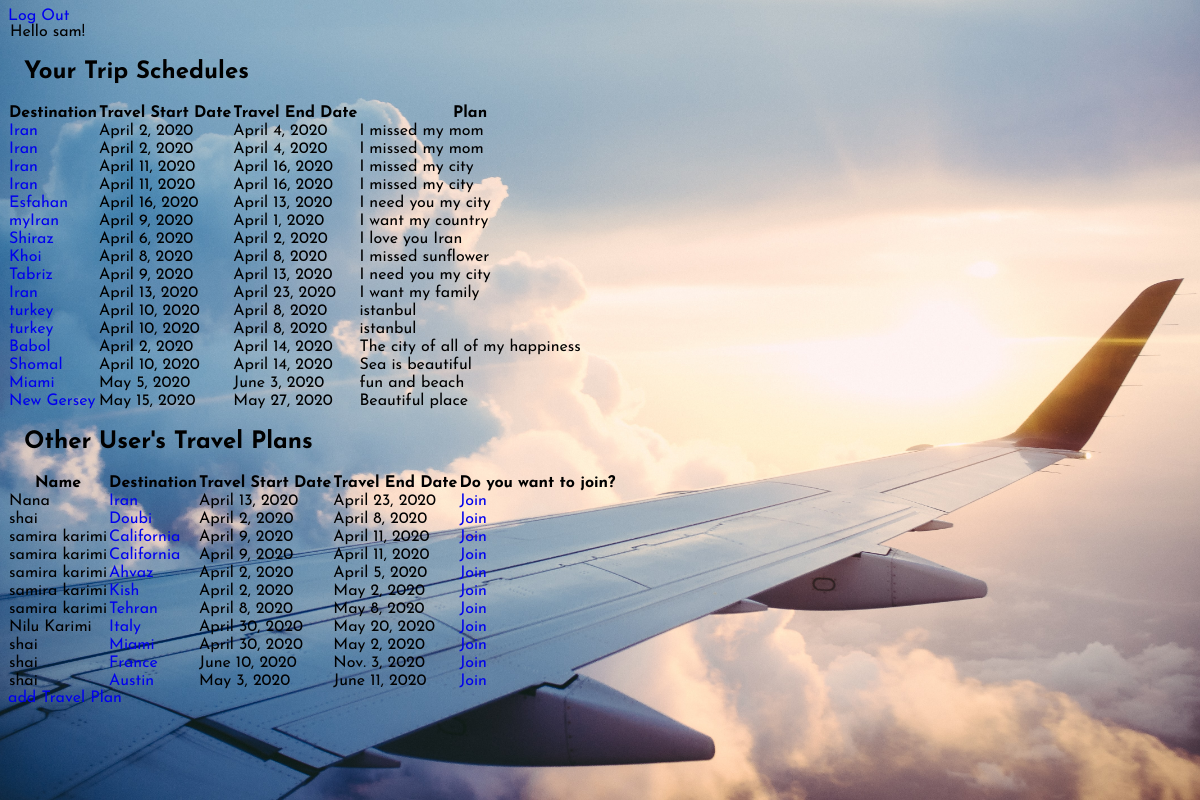
The app's page /success (signed in) with its own data.
### python_exam_app/models.py (models this page shows)
class User(models.Model):
    name= models.CharField(max_length=255)
    user_name = models.CharField(max_length=255)
    password = models.CharField(max_length=255)
    created_at = models.DateTimeField(auto_now_add=True)
    updated_at = models.DateTimeField(auto_now= True)
    objects = UserManager()

class Trip(models.Model):
    destination= models.CharField(max_length=255)
    description= models.CharField(max_length=255,null=False)
    uploader = models.ForeignKey(User, related_name = 'trips_uploaded', on_delete = models.CASCADE)
    planner = models.ManyToManyField(User, related_name ='plan_trips')
    DateTo=models.DateField(blank=False, null=False)
    DateFrom=models.DateField(blank=False, null=False)
    created_at = models.DateTimeField(auto_now_add=True)
    updated_at = models.DateTimeField(auto_now= True)
    objects = tripManager()

### python_exam_app/views.py (the view)
# urls.py: path('success',views.successUser),
def successUser(request):
    if 'loggedinId' not in request.session:
        return redirect('/')
    context = {
        'logedinUser':User.objects.get(id=request.session['loggedinId']),
         'myTrips': Trip.objects.filter(Q(uploader=User.objects.get(id=request.session['loggedinId']))|Q(planner=User.objects.get(id=request.session['loggedinId']))),
         'notmyTrips': Trip.objects.exclude(Q(uploader=User.objects.get(id=request.session['loggedinId']))|Q(planner=User.objects.get(id=request.session['loggedinId'])))
    }
    return render(request,'home.html',context)

### python_exam_app/templates/home.html (shortened to what this page needs)
{% load static %}
<!DOCTYPE html>
<html lang="en">
<head>
  <link rel="stylesheet" href="https://unpkg.com/tachyons@4.12.0/css/tachyons.min.css"/>
</head>
<body>
  <div class="background"></div>
    <div class='pt2 pl3'>
      <a class= 'dim  dark-blue f4 fixed right-1' href="/logOut">Log Out</a>
      <legend class="f2 fw6 ph0 mh0 ma3">Hello {{logedinUser.name}}!</legend>
  </div>
  <div class="pa4">
    <div class="overflow-auto ">
      <h2 class="f2 fw6 ph0 mh0">Your Trip Schedules</h2>
      <table class="f5 w-100 mw8 center" cellspacing="0">
        <thead>
          <tr>
            <th class="fw6 bb b--black-20 tl pb3 pr3 f4">Destination</th>
            <th class="fw6 bb b--black-20 tl pb3 pr3 f4">Travel Start Date</th>
            <th class="fw6 bb b--black-20 tl pb3 pr3 f4">Travel End Date</th>
            <th class="fw6 bb b--black-20 tl pb3 pr3 f4">Plan</th>
          </tr>
        </thead>
        <tbody class="lh-copy">
          {% for tripobj in myTrips %}
          <tr>
            <td class="pv3 pr3 bb b--black-20 f4"><a href="/tripInfo/{{tripobj.id}}" class="dim">{{tripobj.destination}}</a></td>
            <td class="pv3 pr3 bb b--black-20 f4">{{tripobj.DateFrom}}</td>
            <td class="pv3 pr3 bb b--black-20 f4">{{tripobj.DateTo}}</td>
            <td class="pv3 pr3 bb b--black-20 f4">{{tripobj.description}}</td>
          </tr>
          {% endfor %}
        </tbody>
      </table>
      </div>
    <div class="pa4">
      <div class="overflow-auto">
        <h2>Other User's Travel Plans</h2>
        <table class="f5 w-100 mw8 center" cellspacing="0">
          <thead>
            <tr>
              <th class="fw6 bb b--black-20 tl pb3 pr3 f4">Name</th>
              <th class="fw6 bb b--black-20 tl pb3 pr3 f4">Destination</th>
              <th class="fw6 bb b--black-20 tl pb3 pr3 f4">Travel Start Date</th>
              <th class="fw6 bb b--black-20 tl pb3 pr3 f4">Travel End Date</th>
              <th class="fw6 bb b--black-20 tl pb3 pr3 f4">Do you want to join?</th>
            </tr>
          </thead>
          <tbody class="lh-copy">
            {% for nottripobj in notmyTrips %}
            <tr>
              <td class="pv3 pr3 bb b--black-20 f4">{{nottripobj.uploader.name}}</td>
              <td class="pv3 pr3 bb b--black-20 f4"><a href="/tripInfo/{{nottripobj.id}}" class="dim">{{nottripobj.destination}}</a></td>
              <td class="pv3 pr3 bb b--black-20 f4">{{nottripobj.DateFrom}}</td>
              <td class="pv3 pr3 bb b--black-20 f4">{{nottripobj.DateTo}}</td>
              <td class="pv3 pr3 bb b--black-20 f4"><a href="/join/{{nottripobj.id}}" class="dim">Join</a></td>
            </tr>
            {% endfor %}
          </tbody>
      </table>
    </div>
    <a class= 'dim white f4 fixed bottom-1 ' href="/trip/add">add Travel Plan</a>
  </div>
  </body>
</html>

### records on screen
User: name "sam"
Trip: destination "Iran", DateFrom "April 2, 2020", DateTo "April 4, 2020", description "I missed my mom"
Trip: destination "Iran", DateFrom "April 11, 2020", DateTo "April 16, 2020", description "I missed my city"
Trip: destination "Esfahan", DateFrom "April 16, 2020", DateTo "April 13, 2020", description "I need you my city"
Trip: destination "myIran", DateFrom "April 9, 2020", DateTo "April 1, 2020", description "I want my country"
Trip: destination "Shiraz", DateFrom "April 6, 2020", DateTo "April 2, 2020", description "I love you Iran"
Trip: destination "Khoi", DateFrom "April 8, 2020", DateTo "April 8, 2020", description "I missed sunflower"
Trip: destination "Tabriz", DateFrom "April 9, 2020", DateTo "April 13, 2020", description "I need you my city"
Trip: destination "Iran", DateFrom "April 13, 2020", DateTo "April 23, 2020", description "I want my family"
Trip: destination "turkey", DateFrom "April 10, 2020", DateTo "April 8, 2020", description "istanbul"
Trip: destination "Babol", DateFrom "April 2, 2020", DateTo "April 14, 2020", description "The city of all of my happiness"
Trip: destination "Shomal", DateFrom "April 10, 2020", DateTo "April 14, 2020", description "Sea is beautiful"
Trip: destination "Miami", DateFrom "May 5, 2020", DateTo "June 3, 2020", description "fun and beach"
Trip: destination "New Gersey", DateFrom "May 15, 2020", DateTo "May 27, 2020", description "Beautiful place"
Trip: uploader.name "Nana", destination "Iran", DateFrom "April 13, 2020", DateTo "April 23, 2020"
Trip: uploader.name "shai", destination "Doubi", DateFrom "April 2, 2020", DateTo "April 8, 2020"
Trip: uploader.name "samira karimi", destination "California", DateFrom "April 9, 2020", DateTo "April 11, 2020"
Trip: uploader.name "samira karimi", destination "California", DateFrom "April 9, 2020", DateTo "April 11, 2020"
Trip: uploader.name "samira karimi", destination "Ahvaz", DateFrom "April 2, 2020", DateTo "April 5, 2020"
Trip: uploader.name "samira karimi", destination "Kish", DateFrom "April 2, 2020", DateTo "May 2, 2020"
Trip: uploader.name "samira karimi", destination "Tehran", DateFrom "April 8, 2020", DateTo "May 8, 2020"
Trip: uploader.name "Nilu Karimi", destination "Italy", DateFrom "April 30, 2020", DateTo "May 20, 2020"
Trip: uploader.name "shai", destination "Miami", DateFrom "April 30, 2020", DateTo "May 2, 2020"
Trip: uploader.name "shai", destination "France", DateFrom "June 10, 2020", DateTo "Nov. 3, 2020"
Trip: uploader.name "shai", destination "Austin", DateFrom "May 3, 2020", DateTo "June 11, 2020"
